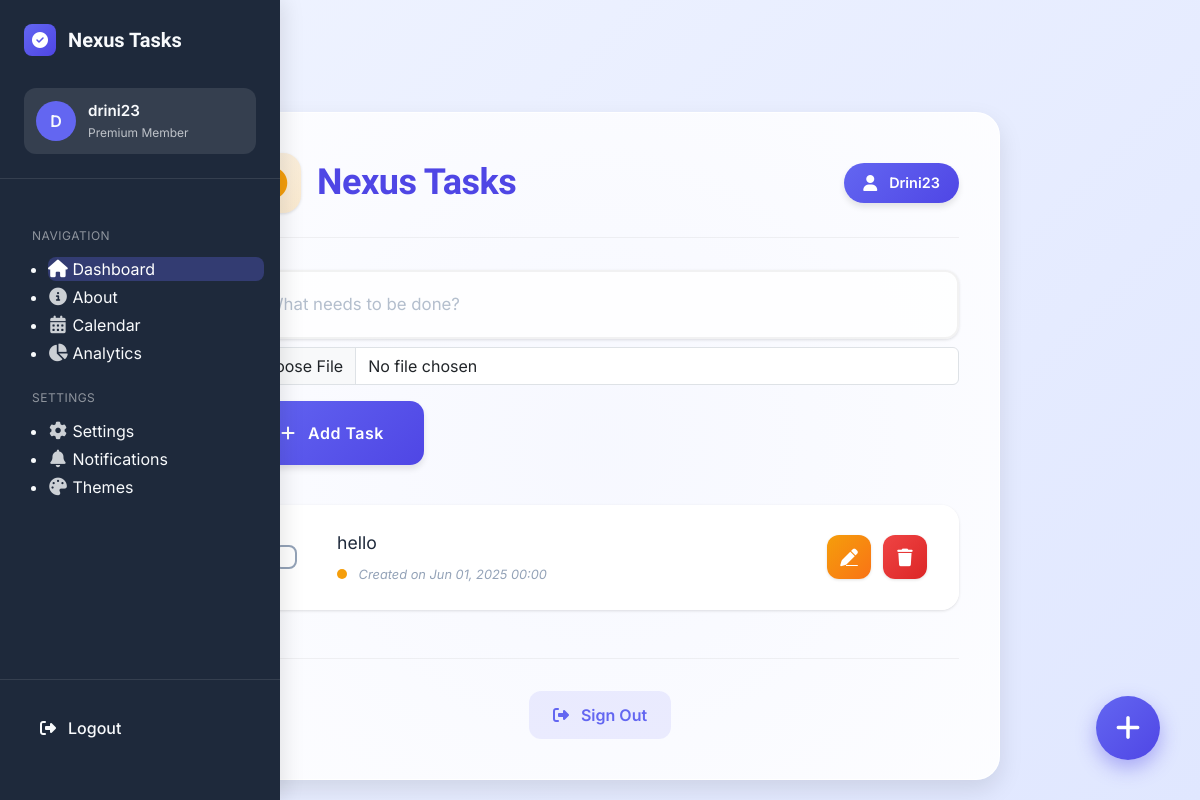
Before: / (signed in) with the older database file.
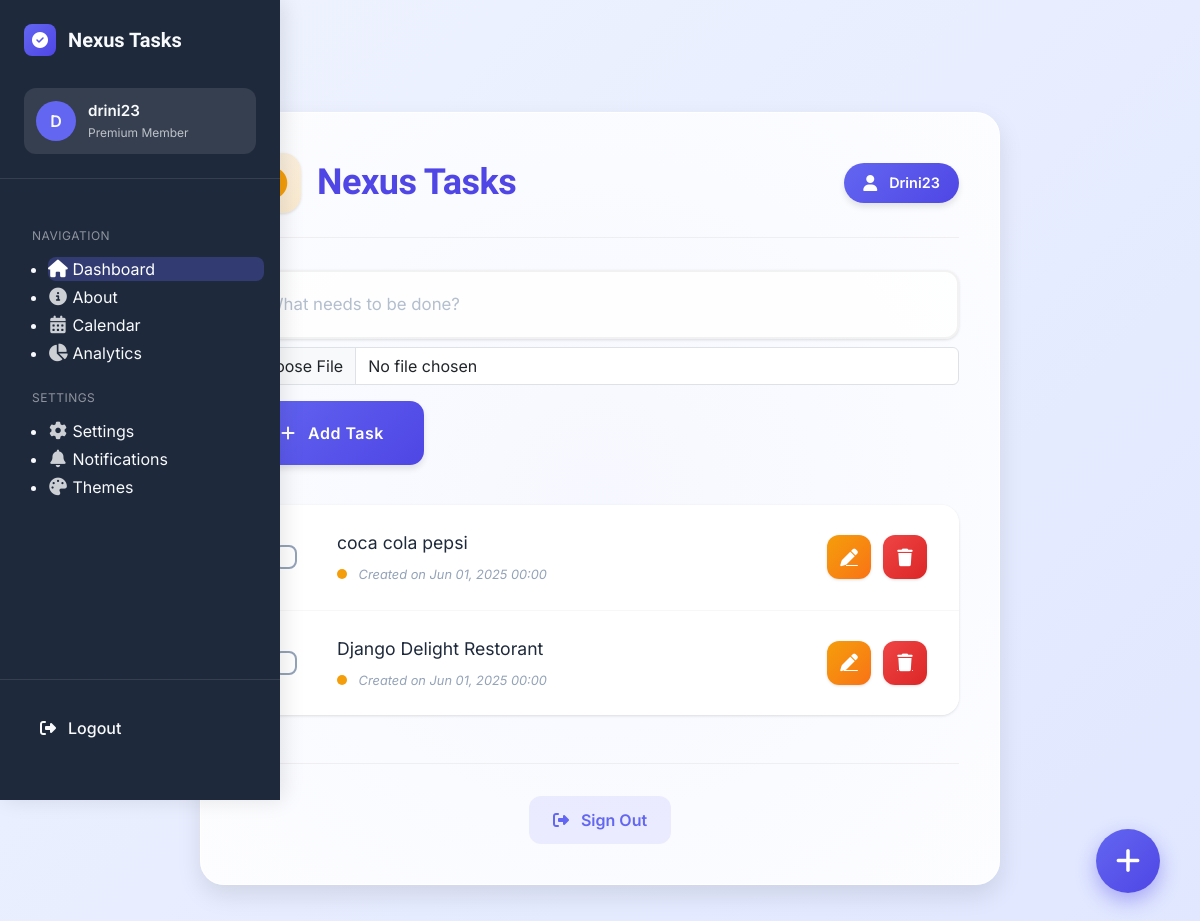
After: the same page with the newer database file.
### task/models.py (models this page shows, shortened)
class Task(models.Model):
    title = models.CharField(max_length=255)
    complete = models.BooleanField(default=False)
    created = models.DateTimeField(auto_now_add=True, null=True, blank=True)
    user = models.ForeignKey(User, on_delete=models.CASCADE, null=True, blank=True)
    image = models.ImageField(upload_to='task/images', null=True, blank=True)

### task/views.py (the view, shortened to what this page needs)
# urls.py: path('', views.index, name="list"),
def index(request):
    if request.user.is_authenticated:
        tasks = Task.objects.filter(user=request.user).order_by('-created')
    else:
        tasks = Task.objects.none()
    form = TaskForm()
    context = {'tasks': tasks, 'form': form}
    return render(request, 'task/list.html', context)

### task/forms.py
class TaskForm(forms.ModelForm):
    class Meta:
        model = Task
        fields = ['title',  'complete', 'image']

### task/templates/task/list.html (shortened to what this page needs)
<!DOCTYPE html>
{% include "navbar.html" %}
<html lang="en">
<head>
    <link href="https://cdn.jsdelivr.net/npm/bootstrap@5.3.2/dist/css/bootstrap.min.css" rel="stylesheet">
    <link rel="stylesheet" href="https://cdnjs.cloudflare.com/ajax/libs/animate.css/4.1.1/animate.min.css"/>
    <link rel="stylesheet" href="https://cdnjs.cloudflare.com/ajax/libs/font-awesome/6.4.2/css/all.min.css">
</head>
<body>
    <div class="app-container animate__animated animate__fadeIn">
        <div class="app-header">
            <h1 class="app-title">
                Nexus Tasks
            </h1>
            {% if request.user.is_authenticated %}
                <div class="user-badge animate__animated animate__fadeInRight">
                    <i class="fas fa-user"></i>
                    {{ request.user.username|capfirst }}
                </div>
            {% endif %}
        </div>
     <form method="POST" action="" class="task-form" enctype="multipart/form-data">
    {% if request.user.is_authenticated %}
        <div class="input-group mb-2">
            <input type="text"
                   name="title"
                   class="form-control task-input"
                   placeholder="What needs to be done?"
                   aria-label="Task input"
                   required>
        </div>
        <div class="input-group mb-3">
            <input type="file"
                   name="image"
                   class="form-control"
                   accept="image/*"
                   aria-label="Task image (optional)">
        </div>
        <button type="submit" class="btn btn-primary add-btn" name="Create Task">
            <i class="fas fa-plus me-2"></i> Add Task
        </button>
    {% endif %}
</form>
        <div class="task-list">
            {% if tasks %}
                {% for task in tasks %}
                    <div class="task-item" style="animation-delay: {{ forloop.counter0|add:"1" }}00ms">
                        <input type="checkbox" class="task-checkbox" {% if task.complete %}checked{% endif %} disabled>
                        <div class="task-content {% if task.complete %}task-complete{% endif %}">
                            {{ task.title }}
                            <span class="task-meta">
                                <span class="status-indicator {% if task.complete %}status-active{% else %}status-pending{% endif %}"></span>
                                Created on {{ task.created|date:"M d, Y H:i" }}
                            </span>
                        </div>
                        {% if request.user.is_authenticated %}
                        <div class="task-actions">
                            <a href="{% url 'update_task' task.id %}" class="task-btn edit-btn" title="Edit task">
                                <i class="fas fa-pen"></i>
                            </a>
                            <a href="{% url 'delete' task.id %}" class="task-btn delete-btn" title="Delete task">
                                <i class="fas fa-trash"></i>
                            </a>
                        </div>
                        {% endif %}
                    </div>
                {% endfor %}
            {% endif %}
        </div>
        <div class="auth-section">
            {% if request.user.is_authenticated %}
                <a href="{% url 'logout' %}" class="auth-link">
                    <i class="fas fa-sign-out-alt"></i>
                    Sign Out
                </a>
            {% else %}
                <a href="{% url 'login' %}" class="auth-link">
                    <i class="fas fa-sign-in-alt"></i>
                    Sign In
                </a>
            {% endif %}
        </div>
    </div>
    {% if request.user.is_authenticated %}
    <button class="fab animate__animated animate__bounceInUp" onclick="document.querySelector('.task-input').focus()" aria-label="Add new task">
        <i class="fas fa-plus"></i>
    </button>
    {% endif %}
</body>
</html>

### templates/navbar.html (shortened to what this page needs)
<!DOCTYPE html>
<html lang="en">
<head>
    <link rel="stylesheet" href="https://cdnjs.cloudflare.com/ajax/libs/font-awesome/6.4.2/css/all.min.css">
</head>
<body>
    <nav class="sidebar" id="sidebar">
        <div class="sidebar-header">
            <a href="{% url 'list' %}" class="app-logo">
                <div class="app-icon">
                    <i class="fas fa-check-circle"></i>
                </div>
                <div class="app-name">Nexus Tasks</div>
            </a>
            {% if request.user.is_authenticated %}
            <div class="user-info">
                <div class="user-avatar">
                    {{ request.user.username|slice:":1"|upper }}
                </div>
                <div class="user-details">
                    <div class="user-name">{{ request.user.username }}</div>
                    <div class="user-status">Premium Member</div>
                </div>
            </div>
            {% endif %}
        </div>
        <div class="nav-menu">
            <div class="nav-title">Navigation</div>
            <ul>
                <li class="nav-item">
                    <a href="{% url 'list' %}" class="nav-link {% if request.path == '/list/' %}active{% endif %}">
                        <i class="fas fa-home"></i>
                        <span>Dashboard</span>
                    </a>
                </li>
                <li class="nav-item">
                    <a href="{% url 'about' %}" class="nav-link {% if request.path == '/about/' %}active{% endif %}">
                        <i class="fas fa-info-circle"></i>
                        <span>About</span>
                    </a>
                </li>
                <li class="nav-item">
                    <a href="#" class="nav-link {% if request.path == '/calendar/' %}active{% endif %}">
                        <i class="fas fa-calendar-alt"></i>
                        <span>Calendar</span>
                    </a>
                </li>
                <li class="nav-item">
                    <a href="#" class="nav-link">
                        <i class="fas fa-chart-pie"></i>
                        <span>Analytics</span>
                    </a>
                </li>
            </ul>
            <div class="nav-title">Settings</div>
            <ul>
                <li class="nav-item">
                    <a href="#" class="nav-link">
                        <i class="fas fa-cog"></i>
                        <span>Settings</span>
                    </a>
                </li>
                <li class="nav-item">
                    <a href="#" class="nav-link">
                        <i class="fas fa-bell"></i>
                        <span>Notifications</span>
                    </a>
                </li>
                <li class="nav-item">
                    <a href="#" class="nav-link">
                        <i class="fas fa-palette"></i>
                        <span>Themes</span>
                    </a>
                </li>
            </ul>
        </div>
        <div class="sidebar-footer">
            {% if request.user.is_authenticated %}
                <button class="logout-btn" onclick="window.location.href='{% url 'logout' %}'">
                    <i class="fas fa-sign-out-alt"></i>
                    <span>Logout</span>
                </button>
            {% else %}
                <button class="logout-btn" onclick="window.location.href='{% url 'login' %}'">
                    <i class="fas fa-sign-in-alt"></i>
                    <span>Login</span>
                </button>
            {% endif %}
        </div>
    </nav>
    <div class="main-content" id="mainContent">
    </div>
</body>
</html>

### templates/navbar.html (style rules this page uses)
:root { --sidebar-bg: #1e293b; --sidebar-accent: #6366f1; --sidebar-text: #f8fafc; --sidebar-hover: rgba(99, 102, 241, 0.15); --sidebar-active: rgba(99, 102, 241, 0.3); --sidebar-divider: rgba(255, 255, 255, 0.1); --user-bg: rgba(255, 255, 255, 0.1); --mobile-breakpoint: 768px; }
* { margin: 0; padding: 0; box-sizing: border-box; }
body { font-family: 'Inter', sans-serif; background-color: #f8fafc; transition: margin-left 0.3s ease; }
.sidebar { width: 280px; height: 100vh; position: fixed; top: 0; left: 0; background: var(--sidebar-bg); color: var(--sidebar-text); padding: 1.5rem 0; display: flex; flex-direction: column; z-index: 1000; box-shadow: 4px 0 20px rgba(0, 0, 0, 0.1); transition: transform 0.3s ease; overflow-y: auto; }
.sidebar-header { padding: 0 1.5rem 1.5rem; border-bottom: 1px solid var(--sidebar-divider); margin-bottom: 1.5rem; }
.app-logo { display: flex; align-items: center; gap: 0.75rem; margin-bottom: 2rem; text-decoration: none; color: inherit; }
.app-icon { width: 32px; height: 32px; background: linear-gradient(135deg, var(--sidebar-accent) 0%, #4f46e5 100%); border-radius: 8px; display: flex; align-items: center; justify-content: center; }
.app-icon i { color: white; font-size: 1rem; }
.app-name { font-family: 'Plus Jakarta Sans', sans-serif; font-weight: 700; font-size: 1.25rem; transition: opacity 0.3s; }
.user-info { display: flex; align-items: center; gap: 0.75rem; padding: 0.75rem; background: var(--user-bg); border-radius: 12px; margin-top: 1rem; }
.user-avatar { width: 40px; height: 40px; border-radius: 50%; background: var(--sidebar-accent); display: flex; align-items: center; justify-content: center; font-weight: 600; }
.user-details { flex: 1; }
.user-name { font-weight: 600; font-size: 0.95rem; margin-bottom: 0.1rem; }
.user-status { font-size: 0.75rem; color: var(--sidebar-text); opacity: 0.7; }
.nav-menu { flex: 1; overflow-y: auto; padding: 0 1rem; }
.nav-title { font-size: 0.75rem; text-transform: uppercase; letter-spacing: 0.5px; color: rgba(255, 255, 255, 0.5); margin: 1.5rem 0 0.75rem 1rem; }
.nav-item { margin-bottom: 0.25rem; }
.nav-link { display: flex; align-items: center; gap: 0.75rem; padding: 0.75rem 1rem; border-radius: 8px; color: var(--sidebar-text); text-decoration: none; font-weight: 500; transition: all 0.2s ease; }
.nav-link i { width: 20px; text-align: center; font-size: 1.1rem; opacity: 0.8; }
.nav-link.active { background: var(--sidebar-active); color: white; }
.nav-link.active i { opacity: 1; }
.sidebar-footer { padding: 1.5rem; border-top: 1px solid var(--sidebar-divider); }
.logout-btn { display: flex; align-items: center; gap: 0.75rem; width: 100%; padding: 0.75rem 1rem; border-radius: 8px; background: transparent; border: none; color: var(--sidebar-text); font-weight: 500; cursor: pointer; transition: all 0.2s ease; }
.main-content { margin-left: 280px; padding: 2rem; transition: margin-left 0.3s ease; }

Changed rows visible on the page:
removed Task: title "hello", created "Jun 01, 2025 00:00"
added Task: title "coca cola pepsi", created "Jun 01, 2025 00:00"
added Task: title "Django Delight Restorant", created "Jun 01, 2025 00:00"
